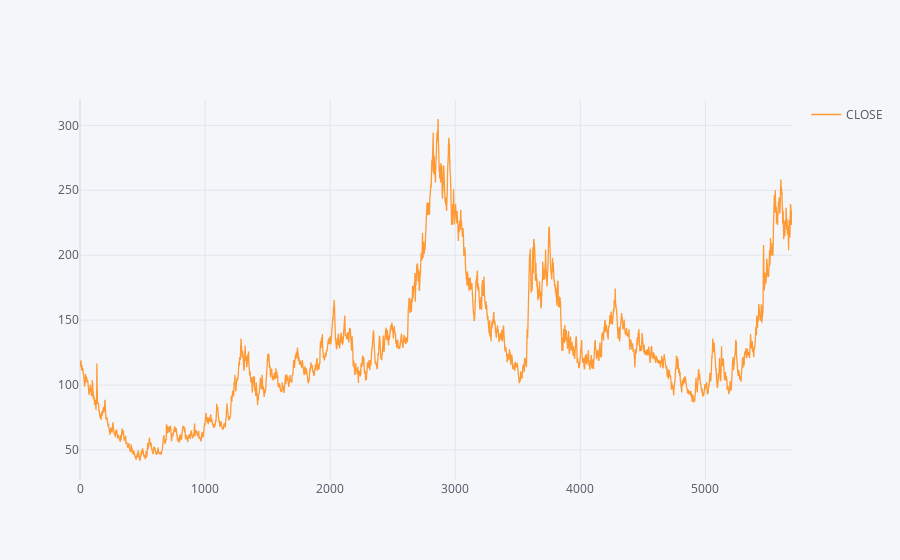

Notebook code cell kept with this figure:
### Code cell
df['CLOSE'].iplot(legend='CLOSE')

### Figure 1 — Plotly figure (JSON) as saved in the notebook; plotly's stock layout.template omitted (floating-point values rounded to 4 significant figures; data arrays with more than 128 entries replaced by an {"elided": "..."} marker saying what was removed)
{"data": [{"line": {"color": "rgba(255, 153, 51, 1.0)", "dash": "solid", "shape": "linear", "width": 1.3}, "mode": "lines", "name": "CLOSE", "text": "", "type": "scatter", "x": {"elided": "5693 int values"}, "y": {"elided": "5693 float values"}}], "layout": {"legend": {"bgcolor": "#F5F6F9", "font": {"color": "#4D5663"}}, "paper_bgcolor": "#F5F6F9", "plot_bgcolor": "#F5F6F9", "showlegend": true, "title": {"font": {"color": "#4D5663"}}, "xaxis": {"gridcolor": "#E1E5ED", "showgrid": true, "tickfont": {"color": "#4D5663"}, "title": {"font": {"color": "#4D5663"}, "text": ""}, "zerolinecolor": "#E1E5ED"}, "yaxis": {"gridcolor": "#E1E5ED", "showgrid": true, "tickfont": {"color": "#4D5663"}, "title": {"font": {"color": "#4D5663"}, "text": ""}, "zerolinecolor": "#E1E5ED"}}}
